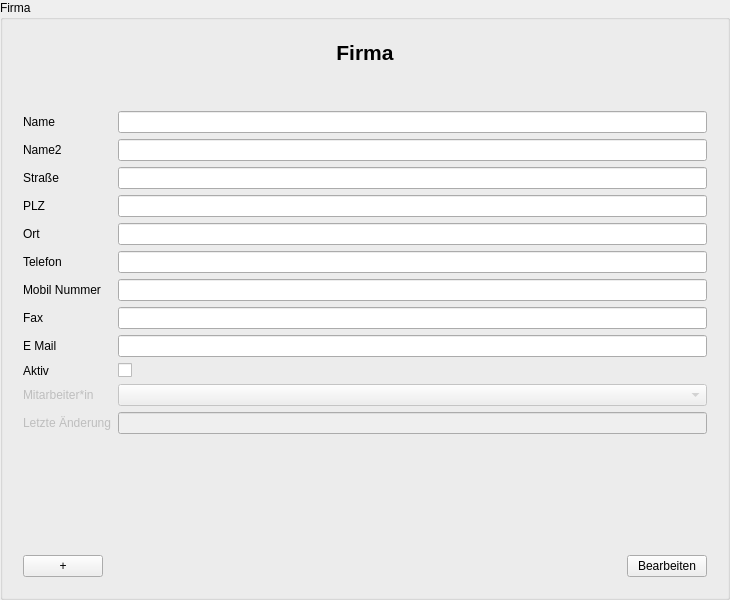
<?xml version="1.0" encoding="UTF-8"?>
<ui version="4.0">
 <class>CompanyInputArea</class>
 <widget class="QGroupBox" name="CompanyInputArea">
  <property name="geometry">
   <rect>
    <x>0</x>
    <y>0</y>
    <width>730</width>
    <height>600</height>
   </rect>
  </property>
  <property name="windowTitle">
   <string>Firma</string>
  </property>
  <property name="accessibleName">
   <string>CompanyInputDialog</string>
  </property>
  <property name="title">
   <string>Firma</string>
  </property>
  <layout class="QGridLayout" name="gridLayout_3">
   <item row="0" column="0">
    <widget class="QWidget" name="GroupBox" native="true">
     <property name="enabled">
      <bool>true</bool>
     </property>
     <layout class="QVBoxLayout" name="verticalLayout_3">
      <item>
       <layout class="QVBoxLayout" name="verticalLayout">
        <item>
         <widget class="QLabel" name="label_Header">
          <property name="font">
           <font>
            <pointsize>16</pointsize>
            <weight>75</weight>
            <bold>true</bold>
           </font>
          </property>
          <property name="text">
           <string>Firma</string>
          </property>
          <property name="alignment">
           <set>Qt::AlignCenter</set>
          </property>
         </widget>
        </item>
       </layout>
      </item>
      <item>
       <spacer name="verticalSpacer_2">
        <property name="orientation">
         <enum>Qt::Vertical</enum>
        </property>
        <property name="sizeType">
         <enum>QSizePolicy::Preferred</enum>
        </property>
        <property name="sizeHint" stdset="0">
         <size>
          <width>20</width>
          <height>40</height>
         </size>
        </property>
       </spacer>
      </item>
      <item>
       <layout class="QFormLayout" name="formLayout">
        <item row="0" column="0">
         <widget class="QLabel" name="nameLabel">
          <property name="enabled">
           <bool>true</bool>
          </property>
          <property name="text">
           <string>Name</string>
          </property>
          <property name="buddy">
           <cstring>nameLineEdit</cstring>
          </property>
         </widget>
        </item>
        <item row="0" column="1">
         <widget class="QLineEdit" name="nameLineEdit"/>
        </item>
        <item row="1" column="0">
         <widget class="QLabel" name="name2Label">
          <property name="text">
           <string>Name2</string>
          </property>
          <property name="buddy">
           <cstring>name2LineEdit</cstring>
          </property>
         </widget>
        </item>
        <item row="1" column="1">
         <widget class="QLineEdit" name="name2LineEdit"/>
        </item>
        <item row="2" column="0">
         <widget class="QLabel" name="streetLabel">
          <property name="text">
           <string>Straße</string>
          </property>
          <property name="buddy">
           <cstring>streetLineEdit</cstring>
          </property>
         </widget>
        </item>
        <item row="2" column="1">
         <widget class="QLineEdit" name="streetLineEdit"/>
        </item>
        <item row="3" column="0">
         <widget class="QLabel" name="zipCodeLabel">
          <property name="text">
           <string>PLZ</string>
          </property>
          <property name="buddy">
           <cstring>zipCodeLineEdit</cstring>
          </property>
         </widget>
        </item>
        <item row="3" column="1">
         <widget class="QLineEdit" name="zipCodeLineEdit"/>
        </item>
        <item row="4" column="0">
         <widget class="QLabel" name="cityLabel">
          <property name="text">
           <string>Ort</string>
          </property>
          <property name="buddy">
           <cstring>cityLineEdit</cstring>
          </property>
         </widget>
        </item>
        <item row="4" column="1">
         <widget class="QLineEdit" name="cityLineEdit"/>
        </item>
        <item row="5" column="0">
         <widget class="QLabel" name="phoneNumberLabel">
          <property name="text">
           <string>Telefon</string>
          </property>
          <property name="buddy">
           <cstring>phoneNumberLineEdit</cstring>
          </property>
         </widget>
        </item>
        <item row="5" column="1">
         <widget class="QLineEdit" name="phoneNumberLineEdit"/>
        </item>
        <item row="7" column="0">
         <widget class="QLabel" name="mobileNumberLabel">
          <property name="text">
           <string>Mobil Nummer</string>
          </property>
          <property name="buddy">
           <cstring>mobileNumberLineEdit</cstring>
          </property>
         </widget>
        </item>
        <item row="7" column="1">
         <widget class="QLineEdit" name="mobileNumberLineEdit"/>
        </item>
        <item row="8" column="0">
         <widget class="QLabel" name="faxNumberLabel">
          <property name="text">
           <string>Fax</string>
          </property>
          <property name="buddy">
           <cstring>faxNumberLineEdit</cstring>
          </property>
         </widget>
        </item>
        <item row="8" column="1">
         <widget class="QLineEdit" name="faxNumberLineEdit"/>
        </item>
        <item row="9" column="0">
         <widget class="QLabel" name="mailAddressLabel">
          <property name="text">
           <string>E Mail</string>
          </property>
          <property name="buddy">
           <cstring>mailAddressLineEdit</cstring>
          </property>
         </widget>
        </item>
        <item row="9" column="1">
         <widget class="QLineEdit" name="mailAddressLineEdit"/>
        </item>
        <item row="10" column="0">
         <widget class="QLabel" name="activeLabel">
          <property name="text">
           <string>Aktiv</string>
          </property>
          <property name="buddy">
           <cstring>activeCheckBox</cstring>
          </property>
         </widget>
        </item>
        <item row="10" column="1">
         <widget class="QCheckBox" name="activeCheckBox"/>
        </item>
        <item row="11" column="0">
         <widget class="QLabel" name="employeeIdLabel">
          <property name="enabled">
           <bool>false</bool>
          </property>
          <property name="text">
           <string>Mitarbeiter*in</string>
          </property>
          <property name="buddy">
           <cstring>employeeIdComboBox</cstring>
          </property>
         </widget>
        </item>
        <item row="11" column="1">
         <widget class="QComboBox" name="employeeIdComboBox">
          <property name="enabled">
           <bool>false</bool>
          </property>
         </widget>
        </item>
        <item row="12" column="0">
         <widget class="QLabel" name="lastUpdateLabel">
          <property name="enabled">
           <bool>false</bool>
          </property>
          <property name="text">
           <string>Letzte Änderung</string>
          </property>
          <property name="buddy">
           <cstring>lastUpdateLineEdit</cstring>
          </property>
         </widget>
        </item>
        <item row="12" column="1">
         <widget class="QLineEdit" name="lastUpdateLineEdit">
          <property name="enabled">
           <bool>false</bool>
          </property>
         </widget>
        </item>
       </layout>
      </item>
      <item>
       <spacer name="verticalSpacer">
        <property name="orientation">
         <enum>Qt::Vertical</enum>
        </property>
        <property name="sizeHint" stdset="0">
         <size>
          <width>20</width>
          <height>40</height>
         </size>
        </property>
       </spacer>
      </item>
      <item>
       <layout class="QHBoxLayout" name="horizontalLayout">
        <item>
         <widget class="QPushButton" name="addPushButton">
          <property name="enabled">
           <bool>true</bool>
          </property>
          <property name="text">
           <string>+</string>
          </property>
         </widget>
        </item>
        <item>
         <spacer name="horizontalSpacer">
          <property name="orientation">
           <enum>Qt::Horizontal</enum>
          </property>
          <property name="sizeHint" stdset="0">
           <size>
            <width>40</width>
            <height>20</height>
           </size>
          </property>
         </spacer>
        </item>
        <item>
         <widget class="QPushButton" name="editFinishPushButton">
          <property name="enabled">
           <bool>true</bool>
          </property>
          <property name="text">
           <string>Bearbeiten</string>
          </property>
         </widget>
        </item>
       </layout>
      </item>
     </layout>
    </widget>
   </item>
  </layout>
 </widget>
 <tabstops>
  <tabstop>nameLineEdit</tabstop>
  <tabstop>name2LineEdit</tabstop>
  <tabstop>streetLineEdit</tabstop>
  <tabstop>zipCodeLineEdit</tabstop>
  <tabstop>cityLineEdit</tabstop>
  <tabstop>phoneNumberLineEdit</tabstop>
  <tabstop>mobileNumberLineEdit</tabstop>
  <tabstop>faxNumberLineEdit</tabstop>
  <tabstop>mailAddressLineEdit</tabstop>
  <tabstop>activeCheckBox</tabstop>
  <tabstop>employeeIdComboBox</tabstop>
  <tabstop>lastUpdateLineEdit</tabstop>
  <tabstop>addPushButton</tabstop>
  <tabstop>editFinishPushButton</tabstop>
 </tabstops>
 <resources/>
 <connections/>
</ui>
